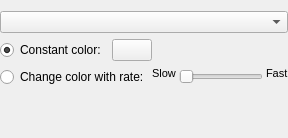
          <widget class="QWidget" name="page_2">
           <layout class="QVBoxLayout" name="verticalLayout">
            <property name="leftMargin">
             <number>0</number>
            </property>
            <property name="rightMargin">
             <number>0</number>
            </property>
            <item>
             <widget class="QComboBox" name="comboBox_MoodLampLamp"/>
            </item>
            <item>
             <layout class="QHBoxLayout" name="horizontalLayout_2">
              <item>
               <widget class="QRadioButton" name="radioButton_ConstantColorMoodLampMode">
                <property name="text">
                 <string>Constant color:</string>
                </property>
                <property name="checkable">
                 <bool>true</bool>
                </property>
                <property name="checked">
                 <bool>true</bool>
                </property>
               </widget>
              </item>
              <item>
               <widget class="ColorButton" name="pushButton_SelectColorMoodLamp">
                <property name="text">
                 <string/>
                </property>
                <property name="flat">
                 <bool>false</bool>
                </property>
               </widget>
              </item>
              <item>
               <spacer name="horizontalSpacer_8">
                <property name="orientation">
                 <enum>Qt::Horizontal</enum>
                </property>
                <property name="sizeHint" stdset="0">
                 <size>
                  <width>40</width>
                  <height>20</height>
                 </size>
                </property>
               </spacer>
              </item>
             </layout>
            </item>
            <item>
             <layout class="QHBoxLayout" name="horizontalLayout_7">
              <property name="spacing">
               <number>3</number>
              </property>
              <item>
               <widget class="QRadioButton" name="radioButton_LiquidColorMoodLampMode">
                <property name="text">
                 <string>Change color with rate:</string>
                </property>
               </widget>
              </item>
              <item>
               <widget class="QLabel" name="label_slowMoodLampSpeed">
                <property name="font">
                 <font>
                  <pointsize>8</pointsize>
                 </font>
                </property>
                <property name="styleSheet">
                 <string notr="true">margin-bottom:0.4em; margin-left:0.5em</string>
                </property>
                <property name="text">
                 <string>Slow</string>
                </property>
                <property name="alignment">
                 <set>Qt::AlignLeading|Qt::AlignLeft|Qt::AlignTop</set>
                </property>
               </widget>
              </item>
              <item>
               <widget class="QSlider" name="horizontalSlider_MoodLampSpeed">
                <property name="enabled">
                 <bool>false</bool>
                </property>
                <property name="minimum">
                 <number>1</number>
                </property>
                <property name="maximum">
                 <number>100</number>
                </property>
                <property name="orientation">
                 <enum>Qt::Horizontal</enum>
                </property>
               </widget>
              </item>
              <item>
               <widget class="QLabel" name="label_fastMoodLampSpeed">
                <property name="font">
                 <font>
                  <pointsize>8</pointsize>
                 </font>
                </property>
                <property name="styleSheet">
                 <string notr="true">margin-bottom:0.4em;</string>
                </property>
                <property name="text">
                 <string>Fast</string>
                </property>
                <property name="alignment">
                 <set>Qt::AlignLeading|Qt::AlignLeft|Qt::AlignTop</set>
                </property>
               </widget>
              </item>
             </layout>
            </item>
            <item>
             <spacer name="verticalSpacer_7">
              <property name="orientation">
               <enum>Qt::Vertical</enum>
              </property>
              <property name="sizeHint" stdset="0">
               <size>
                <width>20</width>
                <height>40</height>
               </size>
              </property>
             </spacer>
            </item>
           </layout>
          </widget>
